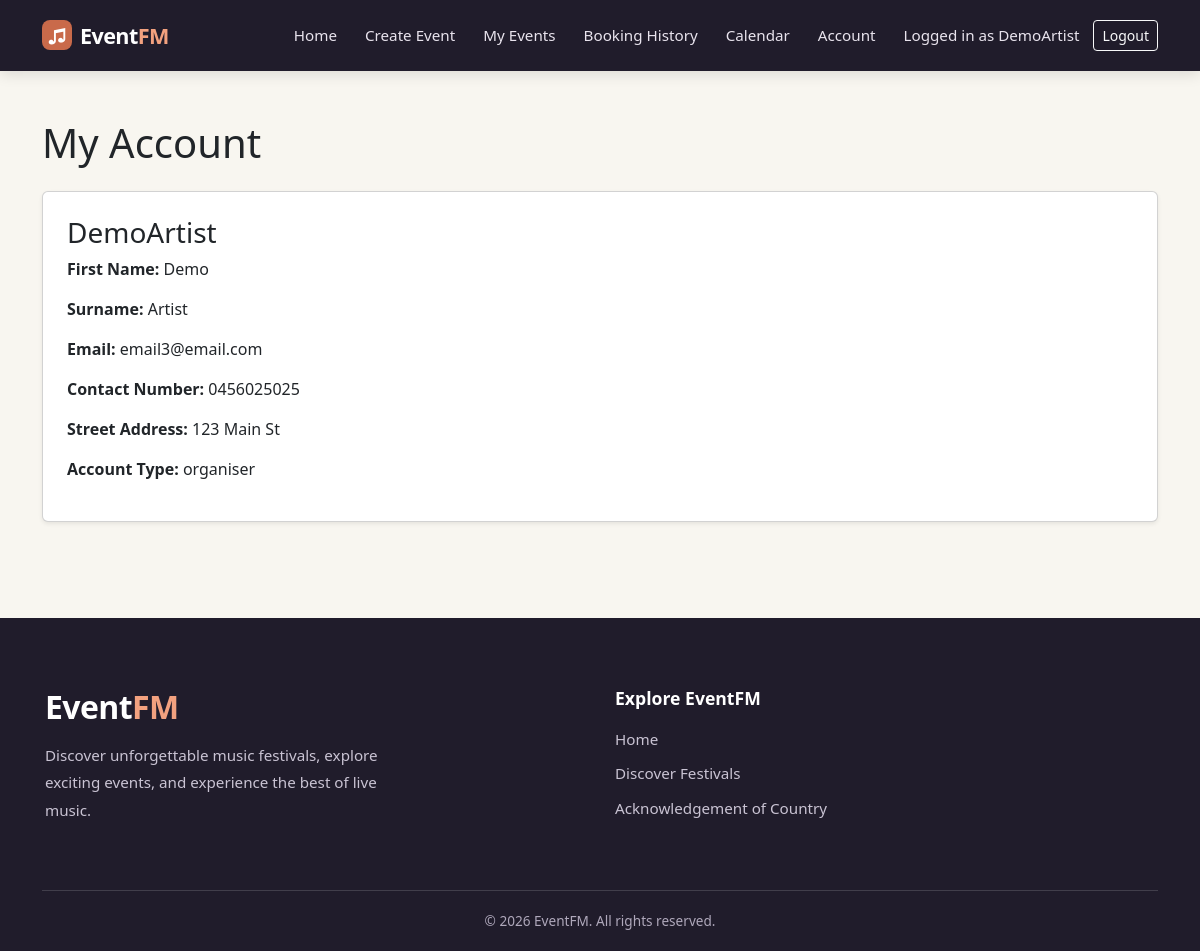
Page /profile (signed in) on the committed database.
### website/models.py (models this page shows, shortened)
class User(db.Model, UserMixin):
    __tablename__ = 'users'
    id = db.Column(db.Integer, primary_key=True)
    name = db.Column(db.String(100), unique=True, nullable=False)
    first_name = db.Column(db.String(100), nullable=False)
    surname = db.Column(db.String(100), nullable=False)
    emailid = db.Column(db.String(100), unique=True, nullable=False)
    password_hash = db.Column(db.String(200), nullable=False)
    contact_number = db.Column(db.String(20), nullable=False)
    street_address = db.Column(db.String(200), nullable=False)
    user_type = db.Column(db.String(50), nullable=False)
    events = db.relationship('Event', backref='owner', lazy=True)
    comments = db.relationship('Comment', backref='author', lazy=True)
    orders = db.relationship('Order', backref='user', lazy=True)

### website/views.py (the view)
@main_bp.route('/profile')
@login_required
def profile():
    return render_template('profile.html')

### website/templates/profile.html
{% extends "base.html" %}
{% block content %}
<div class="container py-5">
    <h1 class="mb-4">My Account</h1>
    <div class="card shadow-sm">
        <div class="card-body p-4">
            <h3>{{ current_user.name }}</h3>
            <p><strong>First Name:</strong> {{ current_user.first_name }}</p>
            <p><strong>Surname:</strong> {{ current_user.surname }}</p>
            <p><strong>Email:</strong> {{ current_user.emailid }}</p>
            <p><strong>Contact Number:</strong> {{ current_user.contact_number }}</p>
            <p><strong>Street Address:</strong> {{ current_user.street_address }}</p>
            <p><strong>Account Type:</strong> {{ current_user.user_type }}</p>
        </div>
    </div>
</div>
{% endblock %}

### website/templates/base.html (shortened to what this page needs)
<html>
<head>
    <link href="https://cdn.jsdelivr.net/npm/bootstrap@5.3.2/dist/css/bootstrap.min.css" rel="stylesheet">
    <link href="https://cdn.jsdelivr.net/npm/bootstrap-icons@1.11.3/font/bootstrap-icons.min.css" rel="stylesheet">
    <link href="{{ url_for('static', filename='styles/style.css') }}" rel="stylesheet">
</head>
<body>
    <header>
        <nav class="navbar navbar-expand-md festival-navbar navbar-dark">
            <div class="container">
                <a class="navbar-brand eventfm-brand" href="{{ url_for('main.index') }}">
                    <span class="eventfm-logo-icon">♫</span>
                    <span>Event<span class="eventfm-brand-accent">FM</span></span>
                </a>
                <div class="collapse navbar-collapse" id="mainNavbar">
                    <div class="navbar-nav ms-auto align-items-md-center">
                        <a class="nav-link" href="{{ url_for('main.index') }}">Home</a>
                        {% if current_user.is_authenticated %}
                        <a class="nav-link" href="{{ url_for('main.create_event') }}">Create Event</a>
                        <a class="nav-link" href="{{ url_for('main.my_events') }}">My Events</a>
                        {% endif %}
                        <a class="nav-link" href="{{ url_for('main.booking_history') }}">Booking History</a>
                        <a class="nav-link" href="{{ url_for('main.festival_calendar') }}">Calendar</a>
                        {% if current_user.is_authenticated %}
                            <a class="nav-link" href="{{ url_for('main.profile') }}">Account</a>
                        {% endif %}
                        {% if current_user.is_authenticated %}
                            <span class="nav-link nav-user-name">Logged in as {{ current_user.name }}</span>
                            <a class="btn btn-outline-light btn-sm" href="{{ url_for('auth.logout') }}">Logout</a>
                        {% else %}
                            <a class="btn btn-light btn-sm ms-md-3 me-md-2" href="{{ url_for('auth.register') }}">Sign Up</a>
                            <a class="btn btn-outline-light btn-sm" href="{{ url_for('auth.login') }}">Log In</a>
                        {% endif %}
                    </div>
                </div>
            </div>
        </nav>
    </header>
    <main class="site-main">
    {% block content %}
    {% endblock %}
    </main>
    <footer class="site-footer eventfm-footer">
    <div class="container">
        <div class="row gy-4 align-items-start">
            <div class="col-md-6">
                <h3 class="eventfm-footer-brand">
                    Event<span>FM</span>
                </h3>
                <p class="eventfm-footer-description">
                    Discover unforgettable music festivals,
                    explore exciting events, and experience
                    the best of live music.
                </p>
            </div>
            <div class="col-md-6">
                <h5 class="eventfm-footer-heading">Explore EventFM</h5>
                <div class="eventfm-footer-links">
                    <a href="{{ url_for('main.index') }}">Home</a>
                    <a href="{{ url_for('main.index') }}">Discover Festivals</a>
                    <a href="{{ url_for('main.acknowledgement_guide') }}">Acknowledgement of Country</a>                </div>
            </div>
        </div>
        <div class="eventfm-footer-bottom">
            <p>&copy; 2026 EventFM. All rights reserved.</p>
        </div>
    </div>
    </footer>
</body>
</html>

### website/static/styles/style.css (style rules this page uses)
body { background-color: #F8F6F0; min-height: 100vh; display: flex; flex-direction: column; }
.site-main { flex: 1 0 auto; padding-bottom: 3rem; }
.container { padding-top: 30px; }
.col-md-6 { padding: 20px; border: 1px solid #cccccc; }
.site-footer { width: 100vw; position: relative; left: 50%; margin-left: -50vw; }
.festival-navbar { background-color: #C96A4A; }
header { position: sticky; top: 0; z-index: 1030; }
.festival-navbar { background-color: #201C2B; padding: 18px 0; box-shadow: 0 3px 14px rgba(0, 0, 0, 0.12); }
.festival-navbar .container { align-items: center; padding-top: 0; padding-bottom: 0; }
.festival-navbar .navbar-nav { align-items: center; }
.festival-navbar .eventfm-brand { display: inline-flex; align-items: center; gap: 8px; padding: 0; font-size: 1.35rem; font-weight: 600; line-height: 1; letter-spacing: -0.6px; color: #ffffff; text-decoration: none; }
.eventfm-logo-icon { display: inline-flex; align-items: center; justify-content: center; width: 30px; height: 30px; border-radius: 8px; background-color: #C96A4A; color: #ffffff; font-size: 1.2rem; line-height: 1; }
.eventfm-brand-accent { color: #F2A17F; }
.festival-navbar .nav-link { color: #E8E3ED; font-weight: 500; font-size: 0.95rem; padding: 6px 14px !important; border-radius: 8px; transition: background-color 0.2s ease, color 0.2s ease; }
.eventfm-footer { background-color: #201C2B; color: #ffffff; padding: 55px 0 20px; }
.eventfm-footer .container { padding-top: 0; }
.eventfm-footer .col-md-6 { border: none; padding: 15px; }
.eventfm-footer-brand { font-size: 2rem; font-weight: 600; letter-spacing: -0.6px; margin-bottom: 15px; }
.eventfm-footer-brand span { color: #F2A17F; }
.eventfm-footer-description { color: #C9C3D3; font-size: 0.95rem; font-weight: 500; line-height: 1.8; max-width: 380px; }
.eventfm-footer-heading { font-size: 1.1rem; font-weight: 600; margin-bottom: 18px; }
.eventfm-footer-links { display: flex; flex-direction: column; gap: 12px; }
.eventfm-footer-links a { color: #C9C3D3; text-decoration: none; font-size: 0.95rem; font-weight: 500; }
.eventfm-footer-bottom { border-top: 1px solid rgba(255, 255, 255, 0.15); margin-top: 35px; padding-top: 20px; text-align: center; }
.eventfm-footer-bottom p { color: #AFA8BB; font-size: 0.85rem; font-weight: 500; margin-bottom: 0; }

### rows in the picture
User: name "DemoArtist", first_name "Demo", surname "Artist", emailid "email3@email.com", contact_number "0456025025", street_address "123 Main St", user_type "organiser"
